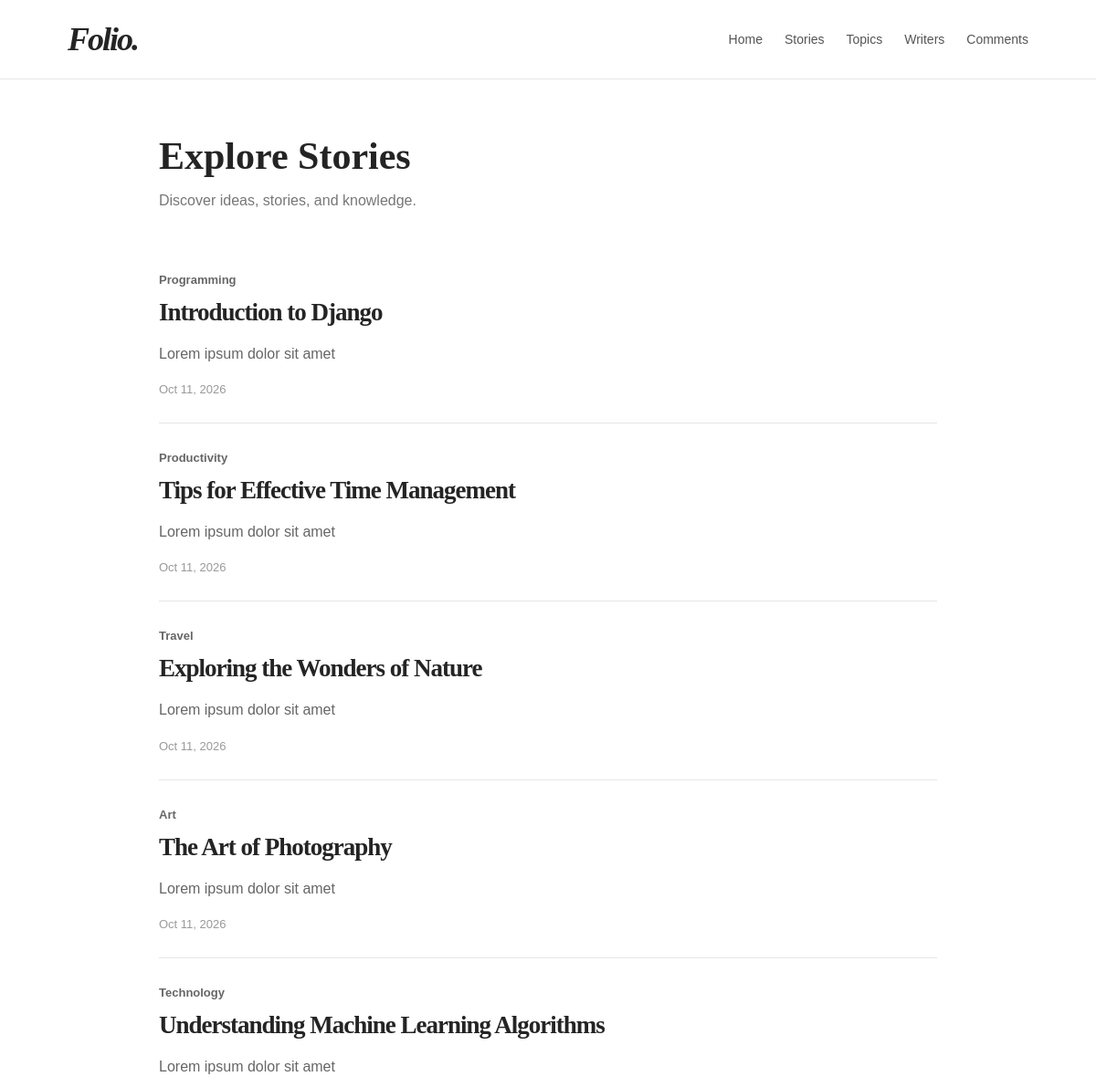
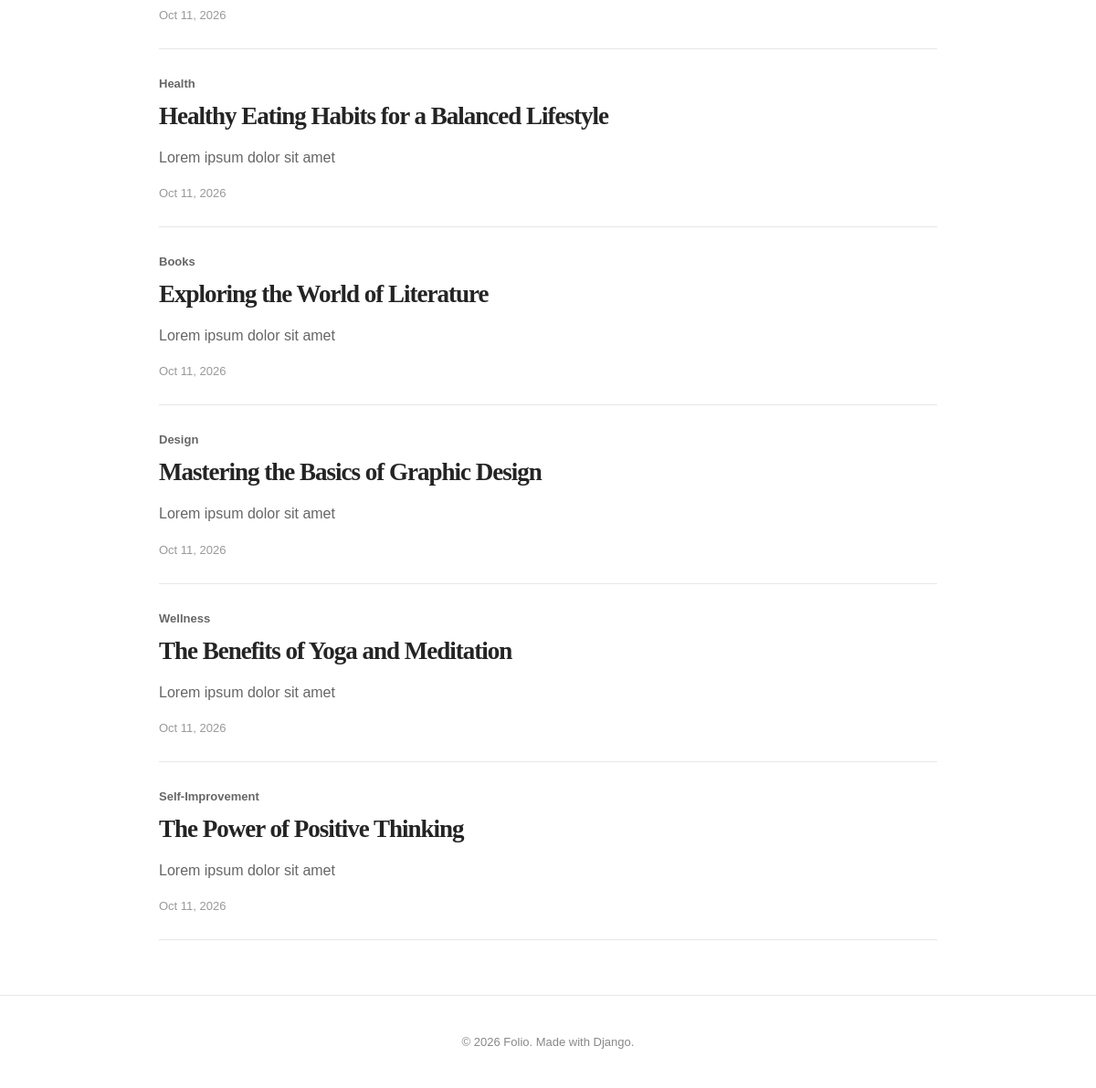
The app's page /blogs/ with its own data (2 pictures, top to bottom).
### blog/models.py (models this page shows, shortened)
class Post(models.Model):
    title = models.CharField(max_length=200)
    content = models.TextField()
    category = models.ForeignKey(
        Category,
        on_delete=models.PROTECT
        )
    date_published = models.DateTimeField(auto_now_add=True)

class Category(models.Model):
    name = models.CharField(max_length=100)

### blog/views.py (the view)
# urls.py: path("blogs/", views.blogs, name="blogs"),
def blogs(request):
    all_posts = Post.objects.all()
    context = {
        'posts': all_posts
    }
    return render(request, 'blogs.html', context)

### blog/templates/blogs.html
{% extends 'master.html' %}
{% block content %}
<section class="blog-section">
    <h1>Explore Stories</h1>
    <p class="subtitle">Discover ideas, stories, and knowledge.</p>
    <div class="blog-list">
        {% for post in posts %}
        <article class="blog-card">
            <span class="category">{{ post.category.name }}</span>
            <h2>
                <a href="{% url 'blogdetails' post.id %}">
                    {{ post.title }}
                </a>
            </h2>
            <p>{{ post.content|truncatewords:20 }}</p>
            <span class="date">{{ post.date_published|date:"M d, Y" }}</span>
        </article>
        {% endfor %}
    </div>
</section>
{% endblock %}

### blog/static/blog/style.css (style rules this page uses)
* { box-sizing: border-box; }
body { margin: 0; font-family: Arial, sans-serif; background: #ffffff; color: #242424; }
h1, h2 { font-family: Georgia, serif; }
h2 { font-size: 36px; letter-spacing: -1px; }
a { color: inherit; }
.blog-section h1 { font-family: Georgia, serif; font-size: 42px; margin-bottom: 10px; }
.subtitle { color: #777; margin-bottom: 40px; }
.blog-card { padding: 28px 0; border-bottom: 1px solid #e6e6e6; }
.blog-card .category { font-size: 13px; font-weight: bold; color: #666; }
.blog-card h2 { font-size: 27px; margin: 12px 0; }
.blog-card h2 a { text-decoration: none; }
.blog-card p { color: #666; line-height: 1.7; }
.blog-card .date { font-size: 13px; color: #999; }

### records on screen
Post: category.name "Programming", title "Introduction to Django", content "Lorem ipsum dolor sit amet", date_published "Oct 11, 2026"
Post: category.name "Productivity", title "Tips for Effective Time Management", content "Lorem ipsum dolor sit amet", date_published "Oct 11, 2026"
Post: category.name "Travel", title "Exploring the Wonders of Nature", content "Lorem ipsum dolor sit amet", date_published "Oct 11, 2026"
Post: category.name "Art", title "The Art of Photography", content "Lorem ipsum dolor sit amet", date_published "Oct 11, 2026"
Post: category.name "Technology", title "Understanding Machine Learning Algorithms", content "Lorem ipsum dolor sit amet", date_published "Oct 11, 2026"
Post: category.name "Health", title "Healthy Eating Habits for a Balanced Lifestyle", content "Lorem ipsum dolor sit amet", date_published "Oct 11, 2026"
Post: category.name "Books", title "Exploring the World of Literature", content "Lorem ipsum dolor sit amet", date_published "Oct 11, 2026"
Post: category.name "Design", title "Mastering the Basics of Graphic Design", content "Lorem ipsum dolor sit amet", date_published "Oct 11, 2026"
Post: category.name "Wellness", title "The Benefits of Yoga and Meditation", content "Lorem ipsum dolor sit amet", date_published "Oct 11, 2026"
Post: category.name "Self-Improvement", title "The Power of Positive Thinking", content "Lorem ipsum dolor sit amet", date_published "Oct 11, 2026"
